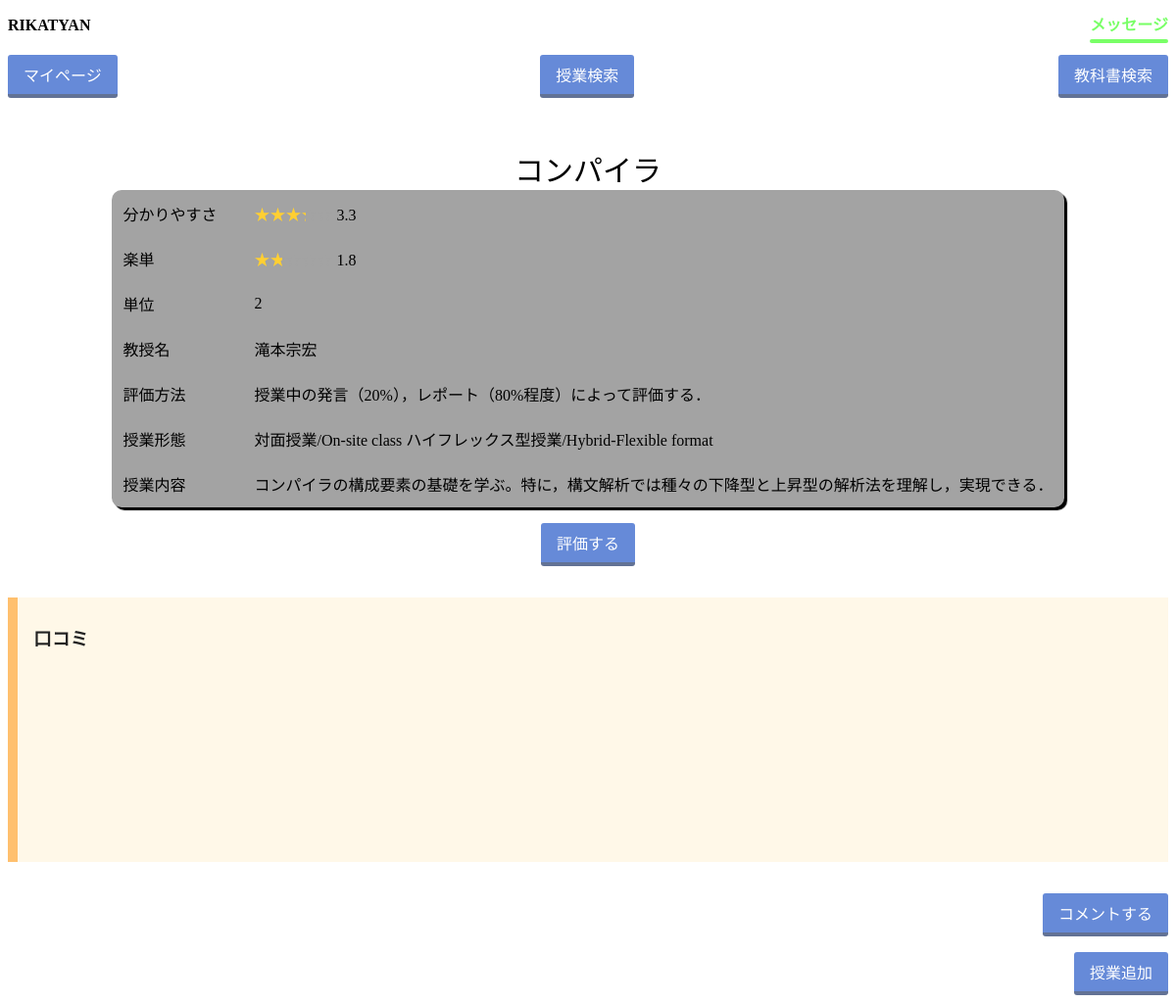
/classpages/1/, run on the app's committed database.
### users/models.py (models this page shows)
class Classes(models.Model):
    class_id = models.AutoField(primary_key=True)
    title = models.TextField(max_length=50)  # 文字数？
    teacher = models.TextField(max_length=20)  # 文字数？
    faculty = models.IntegerField(
        validators=[MinValueValidator(1), MaxValueValidator(7)])  # 数字は？
    department = models.IntegerField(
        validators=[MinValueValidator(1), MaxValueValidator(35)])  # 数字は？
    credit = models.IntegerField(
        default=1,
        validators=[MinValueValidator(1), MaxValueValidator(5)])
    method_eval = models.TextField()  # 数字は？
    classform = models.TextField()  # 数字は？
    contents = models.TextField()

### classpages/views.py (the view, shortened to what this page needs)
# urls.py: path('<int:pk>/', views.Classpage.as_view(), name='class'),
class Classpage(generic.DetailView, generic.edit.ModelFormMixin):
    model = Classes
    template_name = 'classpages/class.html'
    form = CevalForm()
    fields = ()
    def get_context_data(self, **kwargs):
        context = super(Classpage, self).get_context_data(**kwargs)
        context.update({
            'avg': Cevals.objects.values('class_id').annotate(avg_rikai=models.Avg('rikai'), avg_raku=models.Avg('raku')),
            'ccom_list': Ccom.objects.order_by('date').reverse().all()[:5],
        })
        return context

### classpages/templates/classpages/class.html (shortened to what this page needs)
{% load static %}
<!DOCTYPE html>
<html lang="ja">
    <head>
        <link href="{% static 'css/classpages.css' %}" rel="stylesheet">
    </head>
    <body>
        <div class="titlebar">
            <p class="RIKATYAN">RIKATYAN</p>
            <p class="message"><a href={% url 'message:message' user.user_id %} class="btn-border-bottom">メッセージ</a></p>
        </div>
        <div class="url">
            <p class="mypage"> <a href={% url 'mypage:mypage' user.user_id %} class="button">マイページ</a></p>
            <p class="c_search"><a href = "/search" class="button">授業検索</a></p>
            <p class="t_search"><a href = "/search" class="button">教科書検索</a></p>
        </div>
        <p><br></p>
        <table>
        <caption>{{classes.title}}</caption>
            <tr>
                <td class="subject">
                    分かりやすさ
                </td>
                <td class="content">
                    {% for cls in avg %}
                    {% if cls.class_id == classes.class_id %}
                    <span class="star5_rating" data-rate="{{cls.avg_rikai|floatformat}}"></span>
                    {{cls.avg_rikai|floatformat}}
                    {%endif%}
                    {% endfor %}
                </td>
            </tr>
            <tr>
                <td>
                    楽単
                </td>
                <td>
                    {% for cls in avg %}
                    {% if cls.class_id == classes.class_id %}
                    <span class="star5_rating" data-rate="{{cls.avg_raku|floatformat}}"></span>
                    {{cls.avg_raku|floatformat}}
                    {%endif%}
                    {% endfor %}
                </td>
            </tr>
            <tr>
                <td>
                    単位
                </td>
                <td>
                    {{classes.credit}}
                </td>
            </tr>
            <tr>
                <td>
                    教授名
                </td>
                <td>
                    {{classes.teacher}}
                </td>
            </tr>
            <tr>
                <td>
                    評価方法
                </td>
                <td>
                    {{ classes.method_eval }}
                </td>
            </tr>
            <tr>
                <td>
                    授業形態
                </td>
                <td>
                    {{ classes.classform }}
                </td>
            </tr>
            <tr>
                <td>
                    授業内容
                </td>
                <td>
                    {{classes.contents}}
                </td>
            </tr>
        </table>
        <div style="text-align: center;">
        <p><a href="{% url 'classpages:ceval' classes.class_id %}" class="button">評価する</a></p>
        </div>
        <div class="box8">
        <h3>口コミ</h3>
        {%for ccom in ccom_list%}
        {% if ccom.class_id.class_id == classes.class_id %}
            {% if user.username == ccom.user_id.username %}
            <h6 style="text-align:right">
                <p>
                <h7>{{ccom.user_id.username}}</h7><br>
                {{ccom.comments}}<br>
                {{ccom.date}}<br>
                </p>
            </h6>
            {% else  %}
            <h6 style="text-align:left">
                <p>
                  <h7>{{tcom.user_id.username}}</h7><br>
                  {{tcom.comments}}<br>
                  {{tcom.date}}<br>
                </p>
            </h6>
            {%endif%}
        {%endif%}
        {%endfor%}
        </div>
        <div class="url">
        <p class="message"><a href="{% url 'classpages:ccom' classes.class_id %}" class="button">コメントする</a></p>
        </div>
        <div class="url">
            <p class="message"><a href="{% url 'classpages:create' %}" class="button">授業追加</a></p>
        </div>
    </body>
</html>

### classpages/static/css/classpages.css (style rules this page uses)
.RIKATYAN { display: table-cell; text-align: left; }
.message { display: table-cell; text-align: right; }
.titlebar { display: table; width: 100%; color:black; font-weight:bold; }
.mypage { display: table-cell; text-align: left; }
.c_search { display: table-cell; text-align: center; }
.t_search { display: table-cell; text-align: right; }
.button { display: inline-block; padding: 0.5em 1em; text-decoration: none; background: #668ad8; color: #FFF; border-bottom: solid 4px #627295; border-radius: 3px; }
.url { display: table; width: 100%; color:black; }
table { margin-left: auto; margin-right: auto; border-radius: 10px; background-color: rgb(163, 163, 163); box-shadow: 3px 3px 1px black; }
table caption { font-size: 30px; }
table td { padding: 10px; }
table td.subject { min-width: 7em; }
table td.content { min-width: 29em; }
.star5_rating { position: relative; z-index: 0; display: inline-block; white-space: nowrap; color: rgb(163, 163, 163); }
.star5_rating:before, .star5_rating:after { content: '★★★★★'; }
.star5_rating:after { position: absolute; z-index: 1; top: 0; left: 0; overflow: hidden; white-space: nowrap; color: #ffcf32; }
.star5_rating[data-rate="3.3"]:after { width: 66%; }
.star5_rating[data-rate="1.8"]:after { width: 36%; }
.box8 { padding: 0.5em 1em; margin: 2em 0; color: #232323; background: #fff8e8; border-left: solid 10px #ffc06e; }
.box8 p { margin: 0; padding: 0; }
.btn-border-bottom { position: relative; display: inline-block; font-weight: bold; padding: 0.25em 0; text-decoration: none; color: #79ff67; }
.btn-border-bottom:before { position: absolute; content: ''; width: 100%; height: 4px; top:100%; left: 0; border-radius: 3px; background:#79ff67; transition: .2s; }

### data on the page
Classes: title "コンパイラ", credit "2", teacher "滝本宗宏", method_eval "授業中の発言（20%），レポート（80%程度）によって評価する．", classform "対面授業/On-site class ハイフレックス型授業/Hybrid-Flexible format", contents "コンパイラの構成要素の基礎を学ぶ。特に，構文解析では種々の下降型と上昇型の解析法を理解し，実現できる．"

### other printed values
{{ cls.avg_rikai|floatformat }} "3.3"
{{ cls.avg_raku|floatformat }} "1.8"
